Frame 1 (no input): blank canvas, image omitted
Frame 60 (the mouse pressed at the canvas centre just before this capture): blank canvas, image omitted
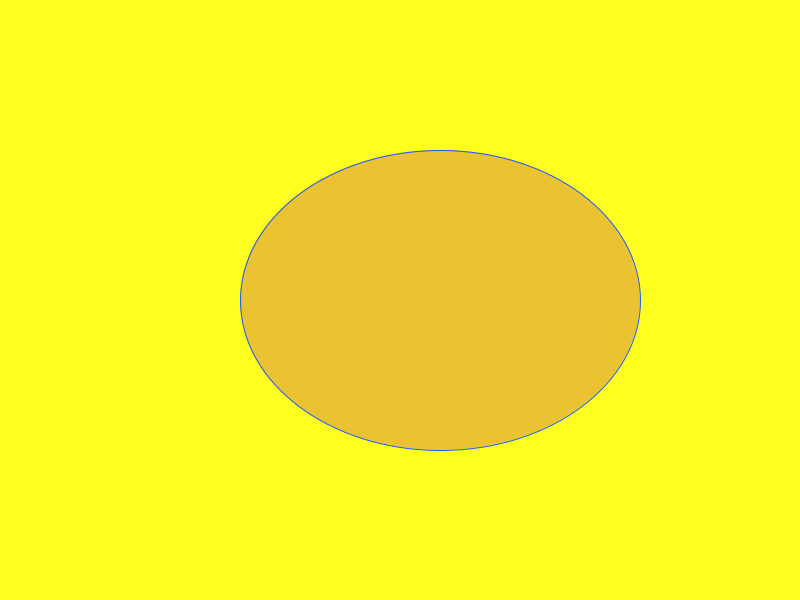
Frame 120 (the mouse held since frame 60 and released just before this capture)

The Processing sketch whose frames 1 and 60 were blank and that drew this single picture after the mouse press (run headless with seeded random() and noise(); from frame 60 on, the mouse is pressed at the canvas centre):

// Processing sketch: processing_75739
// ── processing_75739.pde


float xCor;
void setup (){
size(800,600);
xCor=200;

}
void draw (){
  background(mouseX,mouseY,30);
  stroke(23,89,255);
    xCor=xCor+2;
  fill(204,100,80,100);
  ellipse(xCor,height/2,mouseX,mouseY);
}
